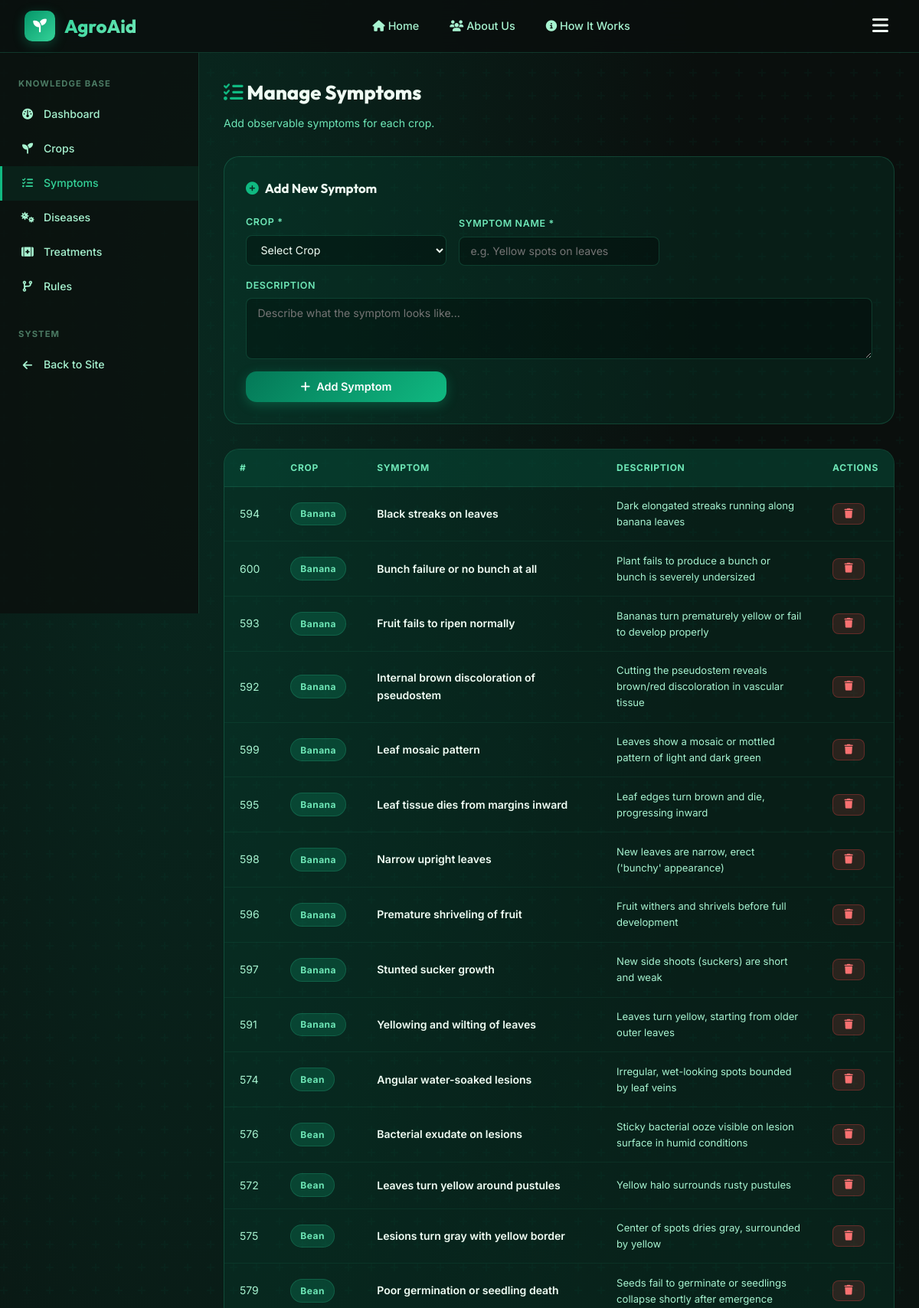
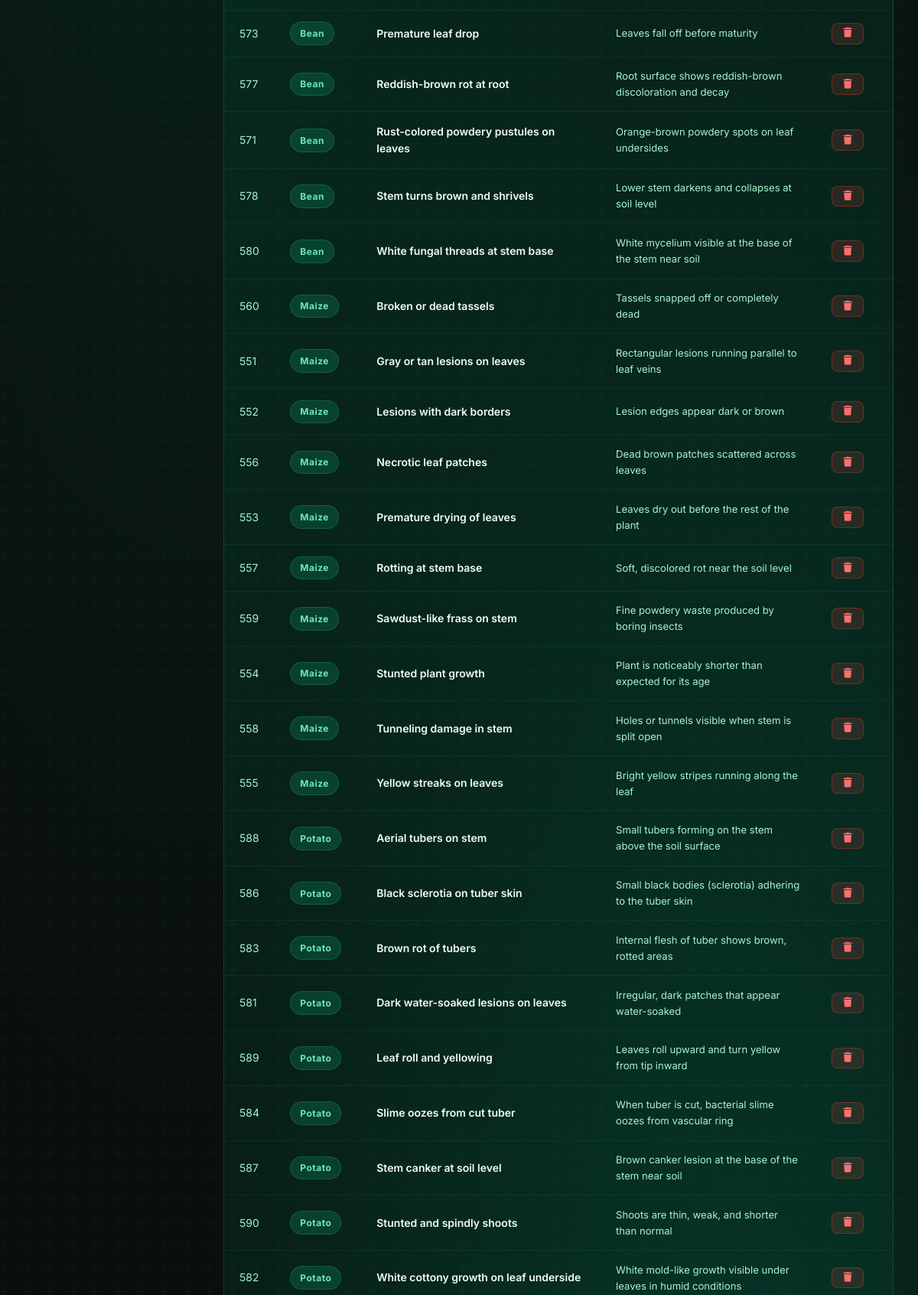
Page /admin/symptoms (signed in, upper part) on the committed database (2 pictures, top to bottom).
### tables this page shows
CREATE TABLE symptoms (
            id INTEGER PRIMARY KEY AUTOINCREMENT,
            crop_id INTEGER NOT NULL,
            name TEXT NOT NULL,
            description TEXT,
            FOREIGN KEY (crop_id) REFERENCES crops(id) ON DELETE CASCADE
        );

CREATE TABLE crops (
            id INTEGER PRIMARY KEY AUTOINCREMENT,
            name TEXT NOT NULL UNIQUE,
            description TEXT,
            icon TEXT DEFAULT 'fa-seedling'
        );

### app.py (the view, shortened to what this page needs)
@app.route('/admin/symptoms', methods=['GET', 'POST'])
@login_required
def admin_symptoms():
    symptoms = db.get_all_symptoms()
    crops = db.get_all_crops()
    return render_template('admin/symptoms.html', symptoms=symptoms, crops=crops)

### app.py (called while the page is built)
def login_required(f):
    @wraps(f)
    def decorated_function(*args, **kwargs):
        if not session.get('logged_in'):
            flash('Please log in to access the admin panel.', 'warning')
            return redirect(url_for('login', next=request.url))
        return f(*args, **kwargs)
    return decorated_function

### database.py (called while the page is built)
def get_db():
    conn = sqlite3.connect(DB_PATH)
    conn.row_factory = sqlite3.Row
    conn.execute("PRAGMA foreign_keys = ON")
    return conn

def get_all_crops():
    conn = get_db()
    crops = conn.execute('SELECT * FROM crops ORDER BY name').fetchall()
    conn.close()
    return crops

def get_all_symptoms():
    conn = get_db()
    rows = conn.execute('''
        SELECT s.*, c.name as crop_name
        FROM symptoms s JOIN crops c ON s.crop_id=c.id
        ORDER BY c.name, s.name
    ''').fetchall()
    conn.close()
    return rows

### templates/admin/symptoms.html (shortened to what this page needs)
{% extends "base.html" %}
{% block content %}
<div class="admin-layout">
  <aside class="admin-sidebar">
    <p class="admin-sidebar-title">Knowledge Base</p>
    <ul class="admin-nav">
      <li><a href="{{ url_for('admin_dashboard') }}"><i class="fa-solid fa-gauge"></i> Dashboard</a></li>
      <li><a href="{{ url_for('admin_crops') }}"><i class="fa-solid fa-seedling"></i> Crops</a></li>
      <li><a href="{{ url_for('admin_symptoms') }}" class="active"><i class="fa-solid fa-list-check"></i> Symptoms</a></li>
      <li><a href="{{ url_for('admin_diseases') }}"><i class="fa-solid fa-viruses"></i> Diseases</a></li>
      <li><a href="{{ url_for('admin_treatments') }}"><i class="fa-solid fa-kit-medical"></i> Treatments</a></li>
      <li><a href="{{ url_for('admin_rules') }}"><i class="fa-solid fa-code-branch"></i> Rules</a></li>
    </ul>
    <p class="admin-sidebar-title">System</p>
    <ul class="admin-nav">
      <li><a href="{{ url_for('index') }}"><i class="fa-solid fa-arrow-left"></i> Back to Site</a></li>
    </ul>
  </aside>
  <main class="admin-content">
    <h1 class="admin-page-title"><i class="fa-solid fa-list-check" style="color:var(--green-500)"></i> Manage Symptoms</h1>
    <p class="admin-page-subtitle">Add observable symptoms for each crop.</p>
    <div class="add-form-card">
      <div class="form-title"><i class="fa-solid fa-plus-circle"></i> Add New Symptom</div>
      <form method="POST">
        <div class="form-grid">
          <div class="form-group">
            <label>Crop *</label>
            <select name="crop_id" class="form-control" required>
              <option value="">Select Crop</option>
            </select>
          </div>
          <div class="form-group">
            <label>Symptom Name *</label>
            <input type="text" name="name" class="form-control" placeholder="e.g. Yellow spots on leaves" required>
          </div>
          <div class="form-group" style="grid-column:1/-1">
            <label>Description</label>
            <textarea name="description" class="form-control" placeholder="Describe what the symptom looks like..."></textarea>
          </div>
          <div class="form-group" style="align-self:end">
            <button type="submit" class="btn btn-primary"><i class="fa-solid fa-plus"></i> Add Symptom</button>
          </div>
        </div>
      </form>
    </div>
    <div class="table-wrapper">
      <table>
        <thead>
          <tr><th>#</th><th>Crop</th><th>Symptom</th><th>Description</th><th>Actions</th></tr>
        </thead>
        <tbody>
          {% for s in symptoms %}
          <tr>
            <td>{{ s.id }}</td>
            <td><span class="badge badge-low">{{ s.crop_name }}</span></td>
            <td><strong>{{ s.name }}</strong></td>
            <td style="max-width:300px;font-size:0.82rem">{{ s.description }}</td>
            <td>
              <form method="POST" onsubmit="return confirm('Delete this symptom?')" style="display:inline">
                <button type="submit" class="btn btn-danger btn-sm"><i class="fa-solid fa-trash"></i></button>
              </form>
            </td>
          </tr>
          {% else %}
          <tr><td colspan="5" class="text-center text-muted">No symptoms yet.</td></tr>
          {% endfor %}
        </tbody>
      </table>
    </div>
  </main>
</div>
{% endblock %}

### rows in the picture
symptoms: id "594", crop_name "Banana", name "Black streaks on leaves", description "Dark elongated streaks running along banana leaves"
symptoms: id "600", crop_name "Banana", name "Bunch failure or no bunch at all", description "Plant fails to produce a bunch or bunch is severely undersized"
symptoms: id "593", crop_name "Banana", name "Fruit fails to ripen normally", description "Bananas turn prematurely yellow or fail to develop properly"
symptoms: id "592", crop_name "Banana", name "Internal brown discoloration of pseudostem", description "Cutting the pseudostem reveals brown/red discoloration in vascular tissue"
symptoms: id "599", crop_name "Banana", name "Leaf mosaic pattern", description "Leaves show a mosaic or mottled pattern of light and dark green"
symptoms: id "595", crop_name "Banana", name "Leaf tissue dies from margins inward", description "Leaf edges turn brown and die, progressing inward"
symptoms: id "598", crop_name "Banana", name "Narrow upright leaves", description "New leaves are narrow, erect ('bunchy' appearance)"
symptoms: id "596", crop_name "Banana", name "Premature shriveling of fruit", description "Fruit withers and shrivels before full development"
symptoms: id "597", crop_name "Banana", name "Stunted sucker growth", description "New side shoots (suckers) are short and weak"
symptoms: id "591", crop_name "Banana", name "Yellowing and wilting of leaves", description "Leaves turn yellow, starting from older outer leaves"
symptoms: id "574", crop_name "Bean", name "Angular water-soaked lesions", description "Irregular, wet-looking spots bounded by leaf veins"
symptoms: id "576", crop_name "Bean", name "Bacterial exudate on lesions", description "Sticky bacterial ooze visible on lesion surface in humid conditions"
symptoms: id "572", crop_name "Bean", name "Leaves turn yellow around pustules", description "Yellow halo surrounds rusty pustules"
symptoms: id "575", crop_name "Bean", name "Lesions turn gray with yellow border", description "Center of spots dries gray, surrounded by yellow"
symptoms: id "579", crop_name "Bean", name "Poor germination or seedling death", description "Seeds fail to germinate or seedlings collapse shortly after emergence"
symptoms: id "573", crop_name "Bean", name "Premature leaf drop", description "Leaves fall off before maturity"
symptoms: id "577", crop_name "Bean", name "Reddish-brown rot at root", description "Root surface shows reddish-brown discoloration and decay"
symptoms: id "571", crop_name "Bean", name "Rust-colored powdery pustules on leaves", description "Orange-brown powdery spots on leaf undersides"
symptoms: id "578", crop_name "Bean", name "Stem turns brown and shrivels", description "Lower stem darkens and collapses at soil level"
symptoms: id "580", crop_name "Bean", name "White fungal threads at stem base", description "White mycelium visible at the base of the stem near soil"
symptoms: id "560", crop_name "Maize", name "Broken or dead tassels", description "Tassels snapped off or completely dead"
symptoms: id "551", crop_name "Maize", name "Gray or tan lesions on leaves", description "Rectangular lesions running parallel to leaf veins"
symptoms: id "552", crop_name "Maize", name "Lesions with dark borders", description "Lesion edges appear dark or brown"
symptoms: id "556", crop_name "Maize", name "Necrotic leaf patches", description "Dead brown patches scattered across leaves"
symptoms: id "553", crop_name "Maize", name "Premature drying of leaves", description "Leaves dry out before the rest of the plant"
symptoms: id "557", crop_name "Maize", name "Rotting at stem base", description "Soft, discolored rot near the soil level"
symptoms: id "559", crop_name "Maize", name "Sawdust-like frass on stem", description "Fine powdery waste produced by boring insects"
symptoms: id "554", crop_name "Maize", name "Stunted plant growth", description "Plant is noticeably shorter than expected for its age"
symptoms: id "558", crop_name "Maize", name "Tunneling damage in stem", description "Holes or tunnels visible when stem is split open"
symptoms: id "555", crop_name "Maize", name "Yellow streaks on leaves", description "Bright yellow stripes running along the leaf"
symptoms: id "588", crop_name "Potato", name "Aerial tubers on stem", description "Small tubers forming on the stem above the soil surface"
symptoms: id "586", crop_name "Potato", name "Black sclerotia on tuber skin", description "Small black bodies (sclerotia) adhering to the tuber skin"
symptoms: id "583", crop_name "Potato", name "Brown rot of tubers", description "Internal flesh of tuber shows brown, rotted areas"
symptoms: id "581", crop_name "Potato", name "Dark water-soaked lesions on leaves", description "Irregular, dark patches that appear water-soaked"
symptoms: id "589", crop_name "Potato", name "Leaf roll and yellowing", description "Leaves roll upward and turn yellow from tip inward"
symptoms: id "584", crop_name "Potato", name "Slime oozes from cut tuber", description "When tuber is cut, bacterial slime oozes from vascular ring"
symptoms: id "587", crop_name "Potato", name "Stem canker at soil level", description "Brown canker lesion at the base of the stem near soil"
symptoms: id "590", crop_name "Potato", name "Stunted and spindly shoots", description "Shoots are thin, weak, and shorter than normal"
symptoms: id "582", crop_name "Potato", name "White cottony growth on leaf underside", description "White mold-like growth visible under leaves in humid conditions"
